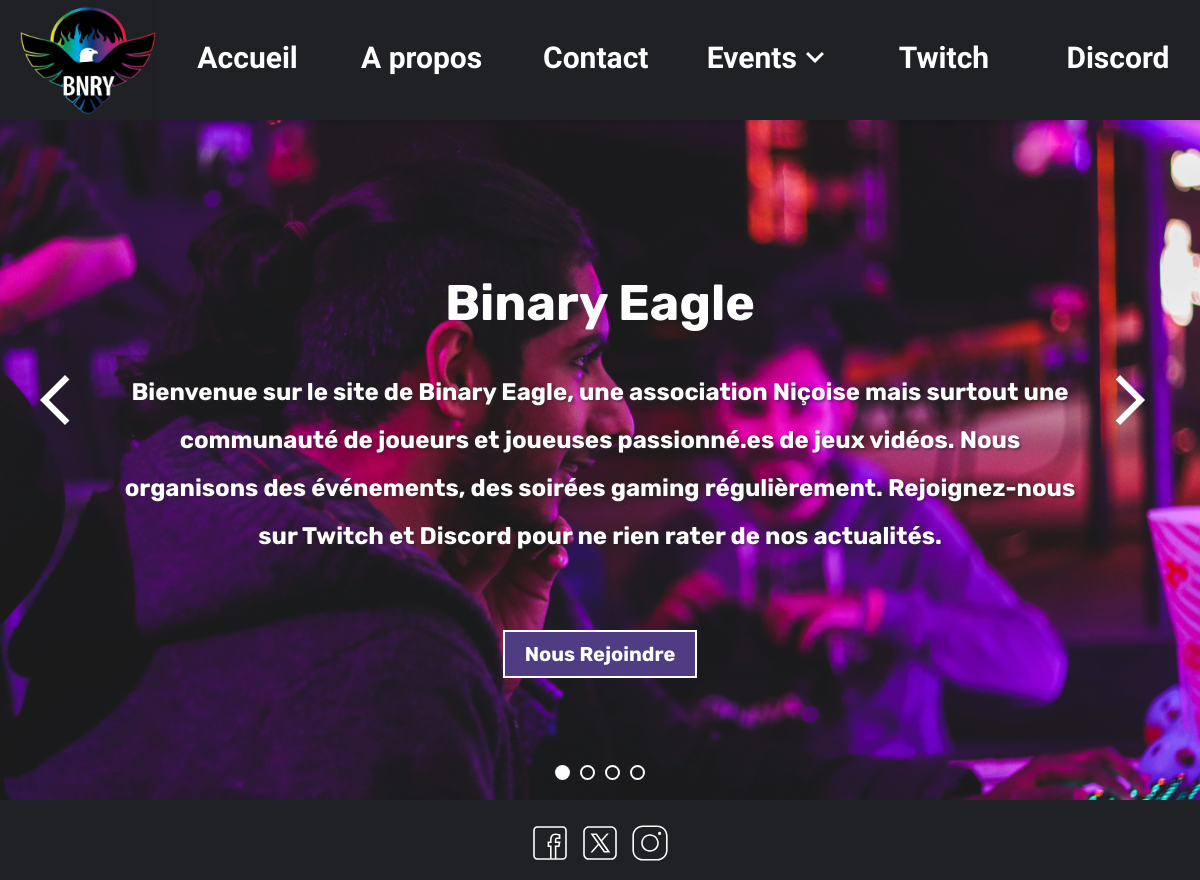
The page / on the database its author committed.
### tables this page shows
CREATE TABLE `main_content` (
  `main_content_id` int NOT NULL PRIMARY KEY,
  `main_content_title` varchar(40) NOT NULL,
  `main_content_content` text NOT NULL,
  `img_path` varchar(35) NOT NULL
);

### app/views/template.php (called while the page is built, shortened)
<?php
    require_once viewsFolder.'header.php';
    require_once viewsFolder.$page.'.php';
    require_once viewsFolder.'footer.php';

### index.php (called while the page is built, shortened)
<?php
require_once templateUrl;

### app/views/home.php (the view, shortened to what this page needs)
<?php
    $query = $newDb->query('SELECT main_content_title,main_content_content,img_path FROM main_content');
    $data = $query->fetchAll();
?>
<section class="main-content carousel">
    <?php foreach ($data as $index => $content): ?>
        <div class="main-content__article carousel__item <?= $index === 0 ? 'active' : '' ?>">
            <h1><?= $content['main_content_title'] ?></h1>
            <p><?= $content['main_content_content'] ?></p>
            <a class="follow_button" href="discord">Nous Rejoindre</a>
        </div>
    <?php endforeach; ?>
    <img src="/binary_back/public/imgs/arrow_back.svg" alt="fléche gauche du carousel" class="back_arrow">
    <img src="/binary_back/public/imgs/arrow_forward.svg" alt="fléche droite du carousel" class="forward_arrow">
    <div class="dots">
        <span class="dot active"></span>
        <span class="dot"></span>
        <span class="dot"></span>
        <span class="dot"></span>
    </div>
</section>

### app/views/header.php (shortened to what this page needs)
<!DOCTYPE html>
<html lang="fr">
<head>
    <link rel="stylesheet" href="/binary_back/public/style/style.css">
</head>
<body>
    <header class="header">
        <div class="logo">
            <img src="/binary_back/public/imgs/logo2.png" alt="Logo" class="logo-img">
        </div>
        <nav class="nav">
            <ul class="nav-list">
                <li class="nav-item"><a href="accueil" class="nav-link">Accueil</a></li>
                <li class="nav-item"><a href="a-propos" class="nav-link">A propos</a></li>
                <li class="nav-item"><a href="contact" class="nav-link">Contact</a></li>
                <li class="nav-item"><a href="events" class="nav-link">Events <img src="./img/expand_more.svg" alt=""></a></li>
                <li class="nav-item"><a href="twitch" class="nav-link">Twitch</a></li>
                <li class="nav-item"><a href="discord" class="nav-link">Discord</a></li>
            </ul>
        </nav>
    </header>

### app/views/footer.php
<footer class="footer">
    <div class="social-media">
        <a href="https://www.facebook.com" target="_blank"><img src="/binary_back/public/imgs/facebook.svg" alt="Facebook"></a>
        <a href="https://www.twitter.com" target="_blank"><img src="/binary_back/public/imgs/x.svg" alt="Twitter"></a>
        <a href="https://www.instagram.com" target="_blank"><img src="/binary_back/public/imgs/insta.svg" alt="Instagram"></a>
    </div>
</footer>

### public/style/base/variables.css (style rules this page uses)
:root { --primary_background_color : #202124; --primary_text_color : #fefefe; --heading-font : 'Abel', sans-serif; --transparent_grey : rgba(255, 255, 255, 0.5); --purple_color : #733C83; --another_purple : #503C83; --anth_purple : #833C6F; --content-font : 'Rubik', sans-serif; }

### public/style/base/base.css (style rules this page uses)
* { padding: 0; margin: 0; }
html { font-size: 10px; scrollbar-width: thin; scrollbar-color: var(--purple_color) var(--primary_background_color); }
body { font-size: 1.6rem; background: var(--primary_background_color); }

### rows shown on the page
main_content: main_content_title "Binary Eagle", main_content_content "Bienvenue sur le site de Binary Eagle, une association Niçoise mais surtout une communauté de joueurs et joueuses passionné.es de jeux vidéos. Nous organisons des événements, des soirées gaming régulièrement. Rejoignez-nous sur Twitch et Discord pour ne rien rater de nos actualités."
